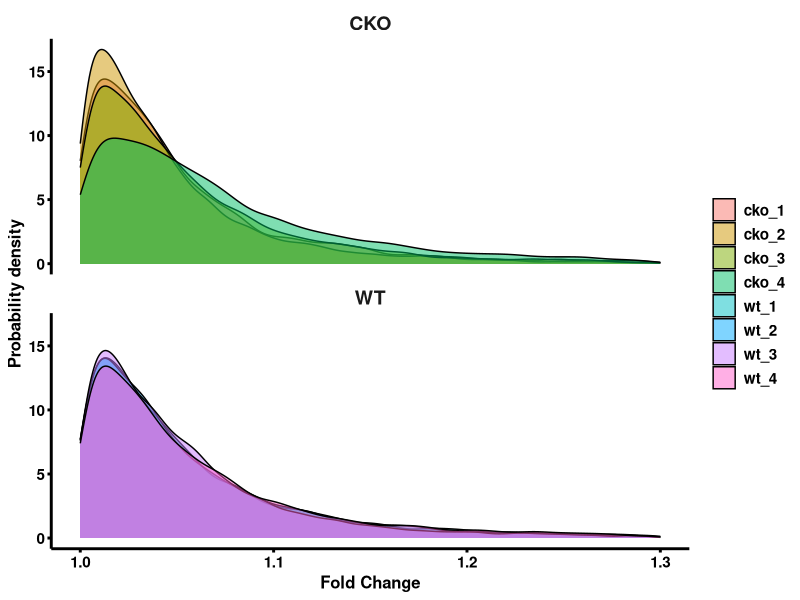

Source code (R): (Note: this script raises an error after producing the figure.)
## ---- chunk 1
#######################################################################################################################################
# Independent analysis Notebook 3- DESCRIPTION
# Here we take all normalised abundance data and calculate the fold-change between maximum and minimum values, for each individual sample.
# We go on to plot probability density, and apply Levene's test to test for homogeneity of variance between samples. 
#
# INPUTS = all normalised data (.csv)
# OUTPUTS = probability density plots, Levene's test for homogeneity of variance, min-max fold changes of each genotype against time
# 
#######################################################################################################################################
## ---- chunk 2
# Setup
# Clear your workspace
rm(list=ls())

# Load useful packages


if (!require("tidyverse")) {
  install.packages("tidyverse", dependencies = TRUE)
  library(tidyverse)
} 

if (!require("gridExtra")) {
  install.packages("gridExtra", dependencies = TRUE)
  library(gridExtra)
}


if (!require("car")) {
  install.packages("car", dependencies = TRUE)
  library(car)
}

# Make a list of all the .csv files in your working directory just so you can see what's going on
X = list.files(".",".csv")
X

# read the normalised data files

data_start<- read.csv("All_normalised_data.csv")


## ---- chunk 3
#calculating min-max fold changes
WT1<- cbind(data_start$wt_1_t24, data_start$wt_1_t36)
WT2<- cbind(data_start$wt_2_t24, data_start$wt_2_t36)
WT3<- cbind(data_start$wt_3_t24, data_start$wt_3_t36)
WT4<- cbind(data_start$wt_4_t24, data_start$wt_4_t36)
CKO1<- cbind(data_start$ko_1_t24, data_start$ko_1_t36)
CKO2<- cbind(data_start$ko_2_t24, data_start$ko_2_t36)
CKO3<- cbind(data_start$ko_3_t24, data_start$ko_3_t36)
CKO4<- cbind(data_start$ko_4_t24, data_start$ko_4_t36)

FC<- data_start %>%
  select(uniprot:gene_names)

FC$wt_1<- apply(WT1, 1, function(x){max(x)/min(x)})
FC$wt_2<- apply(WT2, 1, function(x){max(x)/min(x)})
FC$wt_3<- apply(WT3, 1, function(x){max(x)/min(x)})
FC$wt_4<- apply(WT4, 1, function(x){max(x)/min(x)})
FC$cko_1<- apply(CKO1, 1, function(x){max(x)/min(x)})
FC$cko_2<- apply(CKO2, 1, function(x){max(x)/min(x)})
FC$cko_3<- apply(CKO3, 1, function(x){max(x)/min(x)})
FC$cko_4<- apply(CKO4, 1, function(x){max(x)/min(x)})

write.csv(FC, "min_max_fold_changes.csv", row.names = FALSE)
## ---- chunk 4
#plotting probability densities

FC2<- FC %>%
  select(uniprot, wt_1:cko_4)%>%
  gather(sample, FC, -uniprot) %>%
  mutate(genotype = if_else(str_detect(sample, "wt"), "WT", "CKO"))

pd_indiv <- ggplot(data= FC2, aes(x=FC, fill=sample)) +
  geom_density(alpha=0.5)+
  xlim(1, 1.3) +
  labs(y="Probability density", x="Fold Change") +
  theme(panel.border = element_blank(),
        panel.grid.major = element_blank(),
        panel.grid.minor = element_blank(),
        panel.background = element_blank(),
        axis.ticks = element_line(colour = "black", size=1),
        axis.line = element_line(colour = "black", size=1),
        axis.text=element_text(colour="black", face="bold", size=11),
        axis.title.x = element_text(colour= "black", face="bold", size=12),
        axis.title.y = element_text(colour= "black", face="bold", size=12),
        legend.background = element_blank(),
        legend.key = element_blank(),
        legend.text = element_text(colour="black", face="bold", size=11),
        legend.title = element_blank()) +
  facet_wrap(~genotype, nrow=2)+
  theme(strip.text.x = element_text(size = 14, face = "bold"),
        strip.background =element_rect(fill="white"))

pd_indiv

ggsave("Min_max_fold_change_prob_densities_individual.pdf", width = 7, height =5)
## ---- chunk 5
#Levene's test to test homogeneity of variance 
FC2_var<- FC2 %>%
  group_by(genotype, sample) %>%
  summarise(var= var(FC),
            median= median(FC))

var.test(var ~ genotype, FC2_var, 
         alternative = "two.sided")


levenetest_WT <- leveneTest(FC ~ sample, data = WT, center=median)
levenetest_WT #p= 2.589e-05

levenetest_CKO <- leveneTest(FC ~ sample, data = CKO, center = median)
levenetest_CKO #p< 2.2e-16


